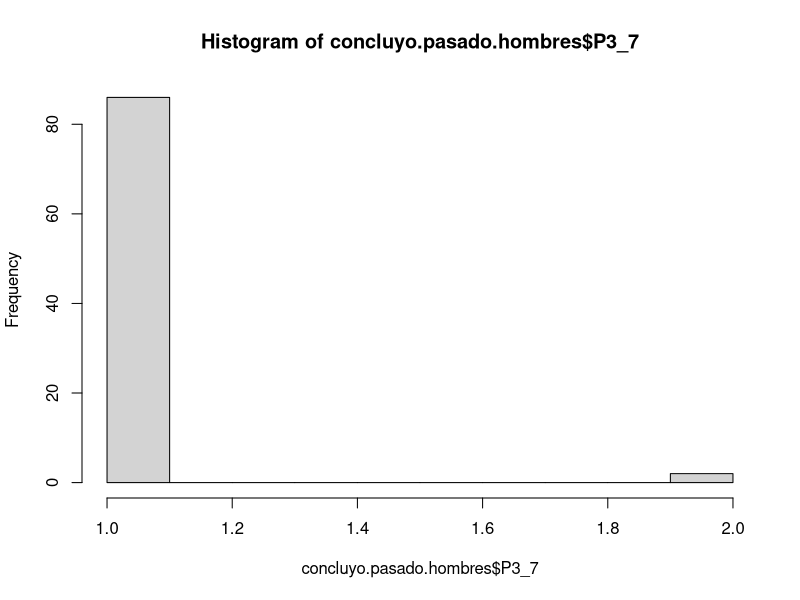
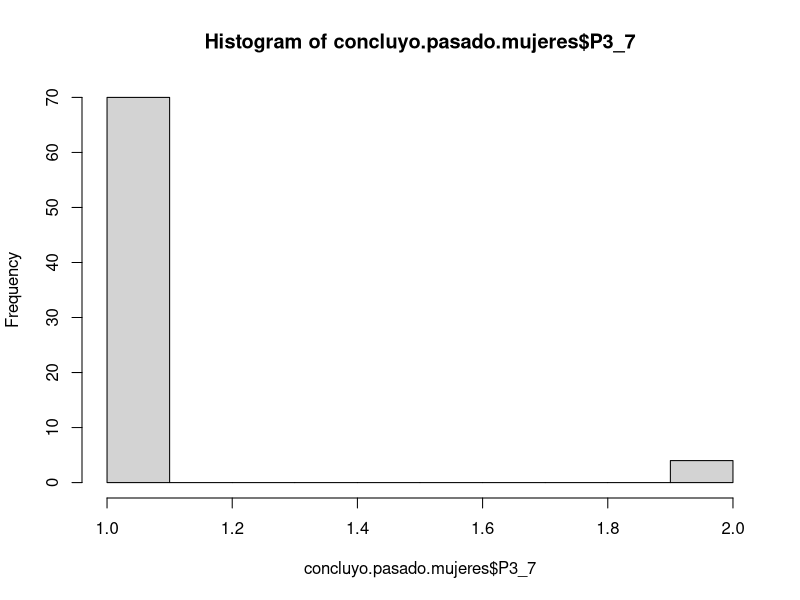
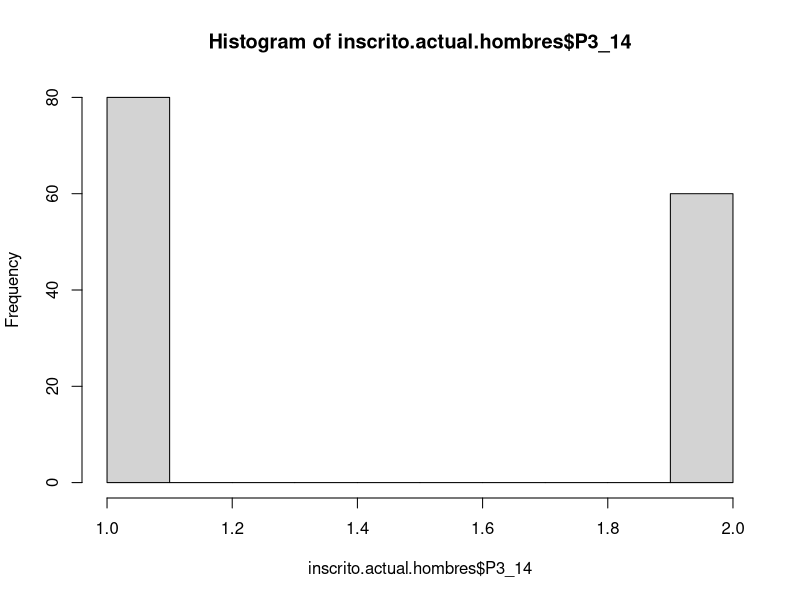
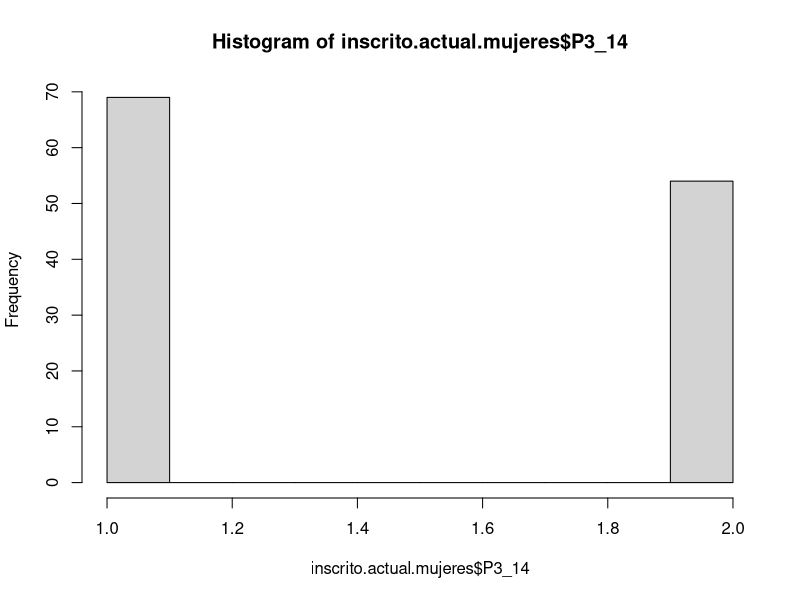
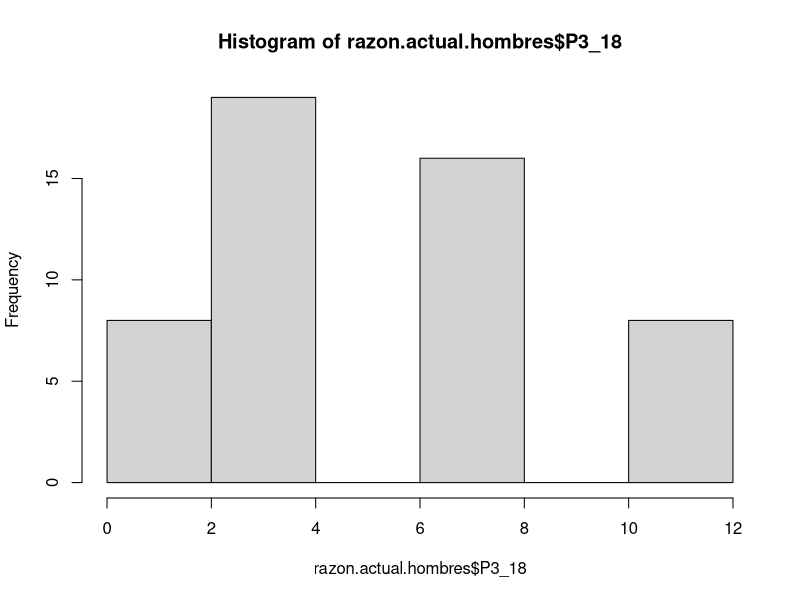
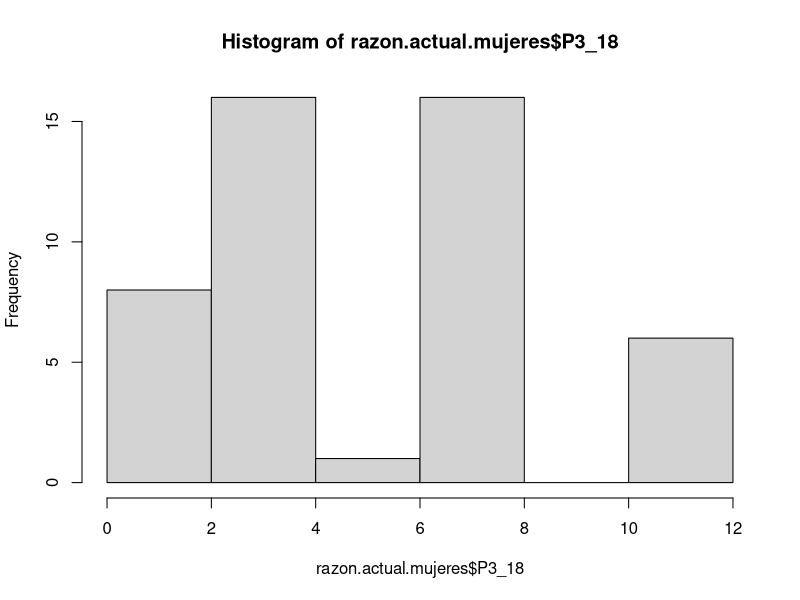
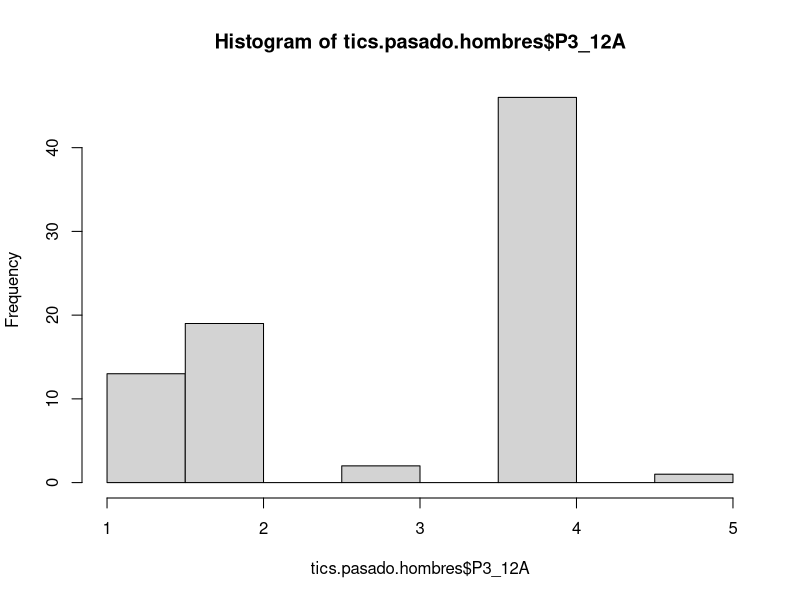
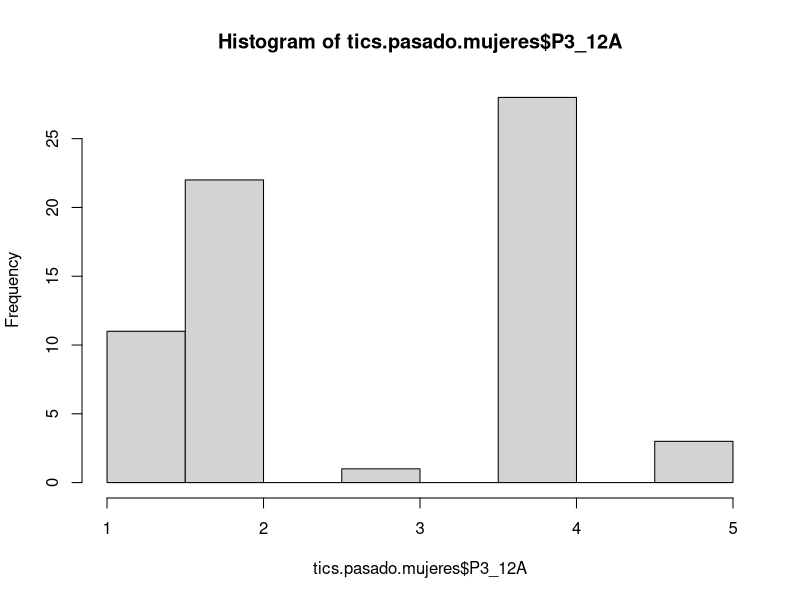

Reproduce these figures in R, in order. (Note: this script raises an error after producing the figures.)
## ---- chunk 1
knitr::opts_chunk$set(echo = TRUE)
## ---- chunk 2
# Cargamos nuestras librerías // Las comentamos porque usaremos R base
# library(ggplot2)
# library(viridisLite)
# library(hrbrthemes)

# Leemos la base original y la curamos
bd.original.modulo<-read.csv("conjunto_de_datos_tmodulo_ecovid_ed_2020.csv")

# Lo vemos
View(bd.original.modulo)

# Curamos pare tener sólo datos de Qro, así como nuestras variables de interés

bd.modulo<-bd.original.modulo[ -c(1:7410, 7674:11080),c(1,5,7,11,22,32,34,45,62)]
# Ahora tenemos una base de datos de 263 obs. de 55 variables

#Omitimos los NA
#bd.modulo<-na.omit(bd.modulo)
# Si lo hago, me borra las observaciones :(

# guardamos bd.modulo como csv para añadirlo después al repositorio
write.csv(bd.modulo, "bd.modulo.csv")

# Leemos y vemos la bd (en caso de empesar a graficar usando el csv)
# bd.modulo<-read.csv("bd.modulo.csv")
View(bd.modulo)

# Cambiamos los NA por 0. Lo hacemos para poder visualizar los datos con mayor facilidad.
# bd.modulo[is.na(bd.modulo)] <- 0 // lo comentamos aquí para hacerlo después en cada análisis de variable
# Lo vemos
View(bd.modulo)
## ---- chunk 3
# Filtramos el que concluyeran o no los hombres el ciclo pasado
concluyo.pasado.hombres<-subset(bd.modulo, SEXO == "1", select = P3_7)
concluyo.pasado.hombres<-na.omit(concluyo.pasado.hombres)
hist(concluyo.pasado.hombres$P3_7)
## ---- chunk 4
# Hagamos lo mismo con las mujeres
concluyo.pasado.mujeres<-subset(bd.modulo, SEXO == "2", select = P3_7)
concluyo.pasado.mujeres<-na.omit(concluyo.pasado.mujeres)
hist(concluyo.pasado.mujeres$P3_7)
## ---- chunk 5
# Filtramos el que se inscribieran o no los hombres el ciclo actual
inscrito.actual.hombres<-subset(bd.modulo, SEXO == "1", select = P3_14)
inscrito.actual.hombres<-na.omit(inscrito.actual.hombres)
hist(inscrito.actual.hombres$P3_14)
## ---- chunk 6
# Filtramos el que se inscribieran o no las mujeres el ciclo actual
inscrito.actual.mujeres<-subset(bd.modulo, SEXO == "2", select = P3_14)
inscrito.actual.mujeres<-na.omit(inscrito.actual.mujeres)
hist(inscrito.actual.mujeres$P3_14)
## ---- chunk 7
# Filtramos la razón en hombres 
razon.actual.hombres<-subset(bd.modulo, SEXO == "1", select = P3_18)
razon.actual.hombres<-na.omit(razon.actual.hombres)
hist(razon.actual.hombres$P3_18)
## ---- chunk 8
# Filtramos la razón en hombres 
razon.actual.mujeres<-subset(bd.modulo, SEXO == "2", select = P3_18)
razon.actual.mujeres<-na.omit(razon.actual.mujeres)
hist(razon.actual.mujeres$P3_18)
## ---- chunk 9
# Filtramos las TICs usadas por los hombres el ciclo pasado
tics.pasado.hombres<-subset(bd.modulo, SEXO == "1", select = P3_12A)
tics.pasado.hombres<-na.omit(tics.pasado.hombres)
hist(tics.pasado.hombres$P3_12A)
## ---- chunk 10
# Filtramos las TICs usadas por las mujeres el ciclo pasado
tics.pasado.mujeres<-subset(bd.modulo, SEXO == "2", select = P3_12A)
tics.pasado.mujeres<-na.omit(tics.pasado.mujeres)
hist(tics.pasado.mujeres$P3_12A)
## ---- chunk 11
# Filtramos las TICs usadas por los hombres el ciclo actual
tics.actual.hombres<-subset(bd.modulo, SEXO == "1", select = P3_21A)
tics.actual.hombres<-na.omit(tics.actual.hombres)
hist(tics.actual.hombres$P3_21A)
## ---- chunk 12
# Filtramos las TICs usadas por las mujeres el ciclo actual
tics.actual.mujeres<-subset(bd.modulo, SEXO == "2", select = P3_21A)
tics.actual.mujeres<-na.omit(tics.actual.mujeres)
hist(tics.actual.mujeres$P3_21A)
## ---- chunk 13
# Filtramos el que concluyeran o no los hombres el ciclo pasado
concluyo.pasado.preescolar<-subset(bd.modulo, NIV == "1", select = P3_7)
concluyo.pasado.preescolar<-na.omit(concluyo.pasado.preescolar)
hist(concluyo.pasado.preescolar$P3_7)
## ---- chunk 14
# Filtramos el que concluyeran o no los hombres el ciclo pasado
concluyo.pasado.primaria<-subset(bd.modulo, NIV == "2", select = P3_7)
concluyo.pasado.primaria<-na.omit(concluyo.pasado.primaria)
hist(concluyo.pasado.primaria$P3_7)
## ---- chunk 15
# Filtramos el que concluyeran o no los hombres el ciclo pasado
concluyo.pasado.secundaria<-subset(bd.modulo, NIV == "3", select = P3_7)
concluyo.pasado.secundaria<-na.omit(concluyo.pasado.secundaria)
hist(concluyo.pasado.secundaria$P3_7)
## ---- chunk 16
# Filtramos el que concluyeran o no los hombres el ciclo pasado
concluyo.pasado.ctsecu<-subset(bd.modulo, NIV == "4", select = P3_7)
concluyo.pasado.ctsecu<-na.omit(concluyo.pasado.ctsecu)
hist(concluyo.pasado.ctsecu$P3_7)
## ---- chunk 17
# Filtramos el que concluyeran o no los hombres el ciclo pasado
concluyo.pasado.prepa<-subset(bd.modulo, NIV == "5", select = P3_7)
concluyo.pasado.prepa<-na.omit(concluyo.pasado.prepa)
hist(concluyo.pasado.prepa$P3_7)
## ---- chunk 18
# Filtramos el que concluyeran o no el ciclo pasado
concluyo.pasado.ctprepa<-subset(bd.modulo, NIV == "6", select = P3_7)
concluyo.pasado.ctprepa<-na.omit(concluyo.pasado.ctprepa)
hist(concluyo.pasado.ctprepa$P3_7)
## ---- chunk 19
# Filtramos el que concluyeran o no el ciclo pasado
concluyo.pasado.lic<-subset(bd.modulo, NIV == "7", select = P3_7)
concluyo.pasado.lic<-na.omit(concluyo.pasado.lic)
hist(concluyo.pasado.lic$P3_7)
## ---- chunk 20
# Filtramos el que concluyeran o no el ciclo pasado
concluyo.pasado.master<-subset(bd.modulo, NIV == "8", select = P3_7)
concluyo.pasado.master<-na.omit(concluyo.pasado.master)
hist(concluyo.pasado.master$P3_7)
## ---- chunk 21
# Filtramos el que concluyeran o no el ciclo pasado
concluyo.pasado.doc<-subset(bd.modulo, NIV == "9", select = P3_7)
concluyo.pasado.doc<-na.omit(concluyo.pasado.doc)
hist(concluyo.pasado.doc$P3_7)
## ---- chunk 22
# Filtramos el que se inscribieran o no los hombres el ciclo actual
inscrito.actual.prees<-subset(bd.modulo, NIV == "1", select = P3_14)
inscrito.actual.prees<-na.omit(inscrito.actual.prees)
hist(inscrito.actual.prees$P3_14)
